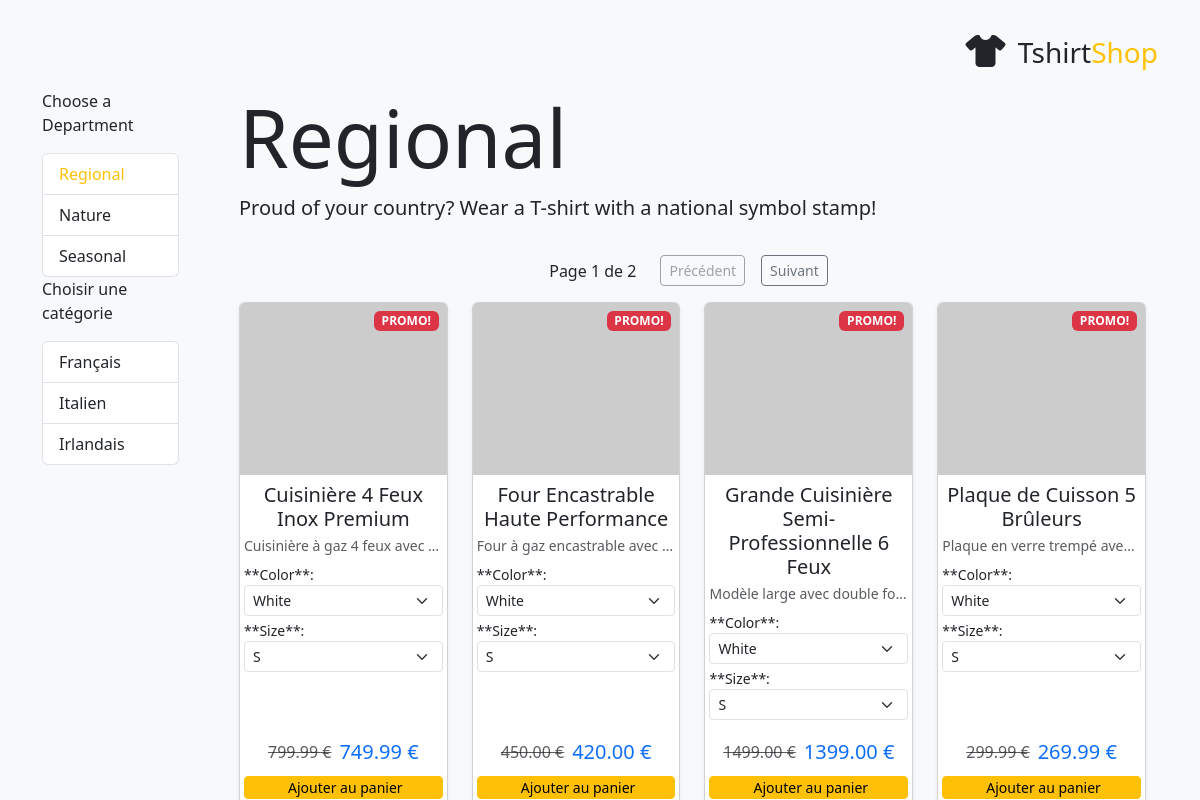
The app's page /index.php?DepartmentId=1 with its own data.
### tables this page shows
CREATE TABLE `department` (
  `department_id` int(11) NOT NULL,
  `name` varchar(100) NOT NULL,
  `description` varchar(1000) DEFAULT NULL
);

CREATE TABLE `category` (
  `category_id` int(11) NOT NULL,
  `department_id` int(11) NOT NULL,
  `name` varchar(100) NOT NULL,
  `description` varchar(1000) DEFAULT NULL
);

CREATE TABLE `product` (
  `product_id` int(11) NOT NULL,
  `name` varchar(100) NOT NULL,
  `description` varchar(1000) NOT NULL,
  `price` decimal(10,2) NOT NULL,
  `discounted_price` decimal(10,2) NOT NULL DEFAULT '0.00',
  `image` varchar(150) DEFAULT NULL,
  `image_2` varchar(150) DEFAULT NULL,
  `thumbnail` varchar(150) DEFAULT NULL,
  `display` smallint(6) NOT NULL DEFAULT '0'
);

CREATE TABLE `attribute` (
  `attribute_id` int(11) NOT NULL,
  `name` varchar(100) NOT NULL
);

CREATE TABLE `attribute_value` (
  `attribute_value_id` int(11) NOT NULL,
  `attribute_id` int(11) NOT NULL,
  `value` varchar(100) NOT NULL
);

### presentation/templates_c/%%10^108^1083067C%%products_list.tpl.php (the view, shortened to what the rows shown need)
<?php echo smarty_function_load_presentation_object(array('filename' => 'products_list','assign' => 'obj'), $this);?>
<?php if ($this->_tpl_vars['obj']->mrTotalPages > 1): ?>
    <p class="d-flex justify-content-center align-items-center my-3">
        <span class="me-3">Page <?php echo $this->_tpl_vars['obj']->mPage; ?>
 de <?php echo $this->_tpl_vars['obj']->mrTotalPages; ?>
</span>
        <span class="mx-2">
            <?php if ($this->_tpl_vars['obj']->mLinkToPreviousPage): ?>
                <a href="<?php echo $this->_tpl_vars['obj']->mLinkToPreviousPage; ?>
" class="btn btn-outline-secondary btn-sm">Précédent</a>
            <?php else: ?>
                <span class="btn btn-outline-secondary btn-sm disabled">Précédent</span>
            <?php endif; ?>
        </span>
        <span class="mx-2">
            <?php if ($this->_tpl_vars['obj']->mLinkToNextPage): ?>
                <a href="<?php echo $this->_tpl_vars['obj']->mLinkToNextPage; ?>
" class="btn btn-outline-secondary btn-sm">Suivant</a>
            <?php else: ?>
                <span class="btn btn-outline-secondary btn-sm disabled">Suivant</span>
            <?php endif; ?>
        </span>
    </p>
<?php endif; ?>
<?php if ($this->_tpl_vars['obj']->mProducts): ?>
        <div class="row row-cols-1 row-cols-sm-2 row-cols-md-3 row-cols-lg-4 g-4">
        <?php unset($this->_sections['k']);
$this->_sections['k']['name'] = 'k';
$this->_sections['k']['loop'] = is_array($_loop=$this->_tpl_vars['obj']->mProducts) ? count($_loop) : max(0, (int)$_loop); unset($_loop);
$this->_sections['k']['show'] = true;
$this->_sections['k']['max'] = $this->_sections['k']['loop'];
$this->_sections['k']['step'] = 1;
$this->_sections['k']['start'] = $this->_sections['k']['step'] > 0 ? 0 : $this->_sections['k']['loop']-1;
if ($this->_sections['k']['show']) {
    $this->_sections['k']['total'] = $this->_sections['k']['loop'];
} else
    $this->_sections['k']['total'] = 0;
if ($this->_sections['k']['show']):
            for ($this->_sections['k']['index'] = $this->_sections['k']['start'], $this->_sections['k']['iteration'] = 1;
                 $this->_sections['k']['iteration'] <= $this->_sections['k']['total'];
                 $this->_sections['k']['index'] += $this->_sections['k']['step'], $this->_sections['k']['iteration']++):
$this->_sections['k']['rownum'] = $this->_sections['k']['iteration'];
$this->_sections['k']['index_prev'] = $this->_sections['k']['index'] - $this->_sections['k']['step'];
$this->_sections['k']['index_next'] = $this->_sections['k']['index'] + $this->_sections['k']['step'];
$this->_sections['k']['first']      = ($this->_sections['k']['iteration'] == 1);
$this->_sections['k']['last']       = ($this->_sections['k']['iteration'] == $this->_sections['k']['total']);
?>
                        <div class="col">
                <div class="card h-100 shadow-sm product-card-custom">
                                        <div class="position-relative">
                        <?php if ($this->_tpl_vars['obj']->mProducts[$this->_sections['k']['index']]['thumbnail'] != ""): ?>
                            <a href="<?php echo $this->_tpl_vars['obj']->mProducts[$this->_sections['k']['index']]['link_to_product']; ?>
">
                                                                                                <img src="https://placehold.co/600x500" class="card-img-top" alt="T-Shirt Placeholder">
                            </a>
                                                        <?php if ($this->_tpl_vars['obj']->mProducts[$this->_sections['k']['index']]['discounted_price'] != 0 && $this->_tpl_vars['obj']->mProducts[$this->_sections['k']['index']]['price'] > $this->_tpl_vars['obj']->mProducts[$this->_sections['k']['index']]['discounted_price']): ?>
                                <span class="badge bg-danger position-absolute top-0 end-0 mt-2 me-2">
                                    PROMO!
                                </span>
                            <?php endif; ?>
                        <?php endif; ?>
                    </div>
                                        <div class="card-body d-flex flex-column text-center m-0 p-1">
                        <h5 class="card-title fs-5 m-1">
                            <a href="<?php echo $this->_tpl_vars['obj']->mProducts[$this->_sections['k']['index']]['link_to_product']; ?>
" class="text-decoration-none text-dark">
                                <?php echo $this->_tpl_vars['obj']->mProducts[$this->_sections['k']['index']]['name']; ?>
                            </a>
                        </h5>
                        <p class="card-text text-muted small text-truncate m-0">
                            <?php echo $this->_tpl_vars['obj']->mProducts[$this->_sections['k']['index']]['description']; ?>
                        </p>
                                                <p class="attributes text-start small mt-2">
                                                <?php unset($this->_sections['l']);
$this->_sections['l']['name'] = 'l';
$this->_sections['l']['loop'] = is_array($_loop=$this->_tpl_vars['obj']->mProducts[$this->_sections['k']['index']]['attributes']) ? count($_loop) : max(0, (int)$_loop); unset($_loop);
$this->_sections['l']['show'] = true;
$this->_sections['l']['max'] = $this->_sections['l']['loop'];
$this->_sections['l']['step'] = 1;
$this->_sections['l']['start'] = $this->_sections['l']['step'] > 0 ? 0 : $this->_sections['l']['loop']-1;
if ($this->_sections['l']['show']) {
    $this->_sections['l']['total'] = $this->_sections['l']['loop'];
} else
    $this->_sections['l']['total'] = 0;
if ($this->_sections['l']['show']):
            for ($this->_sections['l']['index'] = $this->_sections['l']['start'], $this->_sections['l']['iteration'] = 1;
                 $this->_sections['l']['iteration'] <= $this->_sections['l']['total'];
                 $this->_sections['l']['index'] += $this->_sections['l']['step'], $this->_sections['l']['iteration']++):
$this->_sections['l']['rownum'] = $this->_sections['l']['iteration'];
$this->_sections['l']['index_prev'] = $this->_sections['l']['index'] - $this->_sections['l']['step'];
$this->_sections['l']['index_next'] = $this->_sections['l']['index'] + $this->_sections['l']['step'];
$this->_sections['l']['first']      = ($this->_sections['l']['iteration'] == 1);
$this->_sections['l']['last']       = ($this->_sections['l']['iteration'] == $this->_sections['l']['total']);
?>
                                                        <?php if ($this->_sections['l']['first'] || $this->_tpl_vars['obj']->mProducts[$this->_sections['k']['index']]['attributes'][$this->_sections['l']['index']]['attribute_name'] !== $this->_tpl_vars['obj']->mProducts[$this->_sections['k']['index']]['attributes'][$this->_sections['l']['index_prev']]['attribute_name']): ?>
                                **<?php echo $this->_tpl_vars['obj']->mProducts[$this->_sections['k']['index']]['attributes'][$this->_sections['l']['index']]['attribute_name']; ?>
**:
                                <select name="attr_<?php echo $this->_tpl_vars['obj']->mProducts[$this->_sections['k']['index']]['attributes'][$this->_sections['l']['index']]['attribute_name']; ?>
" class="form-select form-select-sm mb-1">
                            <?php endif; ?>
                                                        <option value="<?php echo $this->_tpl_vars['obj']->mProducts[$this->_sections['k']['index']]['attributes'][$this->_sections['l']['index']]['attribute_value']; ?>
">
                                <?php echo $this->_tpl_vars['obj']->mProducts[$this->_sections['k']['index']]['attributes'][$this->_sections['l']['index']]['attribute_value']; ?>
                            </option>
                            <?php if ($this->_sections['l']['last'] || $this->_tpl_vars['obj']->mProducts[$this->_sections['k']['index']]['attributes'][$this->_sections['l']['index']]['attribute_name'] !== $this->_tpl_vars['obj']->mProducts[$this->_sections['k']['index']]['attributes'][$this->_sections['l']['index_next']]['attribute_name']): ?>
                                </select>
                            <?php endif; ?>
                        <?php endfor; endif; ?>
                        </p>
                                                <div class="mt-auto">
                            <div class="price-section d-flex justify-content-center mb-1">
                                <?php if ($this->_tpl_vars['obj']->mProducts[$this->_sections['k']['index']]['discounted_price'] != 0): ?>
                                                                        <span class="text-muted text-decoration-line-through me-2 fs-6"><?php echo ((is_array($_tmp=$this->_tpl_vars['obj']->mProducts[$this->_sections['k']['index']]['price'])) ? $this->_run_mod_handler('string_format', true, $_tmp, "%.2f €") : smarty_modifier_string_format($_tmp, "%.2f €")); ?>
</span>
                                                                        <span class="h5 text-primary fs-5"><?php echo ((is_array($_tmp=$this->_tpl_vars['obj']->mProducts[$this->_sections['k']['index']]['discounted_price'])) ? $this->_run_mod_handler('string_format', true, $_tmp, "%.2f €") : smarty_modifier_string_format($_tmp, "%.2f €")); ?>
</span>
                                <?php else: ?>
                                                                        <span class="h5 text-primary fs-5"><?php echo ((is_array($_tmp=$this->_tpl_vars['obj']->mProducts[$this->_sections['k']['index']]['price'])) ? $this->_run_mod_handler('string_format', true, $_tmp, "%.2f €") : smarty_modifier_string_format($_tmp, "%.2f €")); ?>
</span>
                                <?php endif; ?>
                            </div>
                            <button type="button" class="btn btn-warning btn-sm w-100 p-0">
                                <i class="bi bi-cart-plus-fill me-1"></i> Ajouter au panier
                            </button>
                        </div>
                    </div>
                </div>
            </div>
        <?php endfor; endif; ?>
    </div> <?php endif; ?>

### presentation/templates_c/%%A5^A5A^A5A1C73D%%departments_list.tpl.php (shortened to what the rows shown need)
<?php echo smarty_function_load_presentation_object(array('filename' => 'departments_list','assign' => 'obj'), $this);?>
<div class="box">
  <ul class="list-group">
        <?php unset($this->_sections['i']);
$this->_sections['i']['name'] = 'i';
$this->_sections['i']['loop'] = is_array($_loop=$this->_tpl_vars['obj']->mDepartments) ? count($_loop) : max(0, (int)$_loop); unset($_loop);
$this->_sections['i']['show'] = true;
$this->_sections['i']['max'] = $this->_sections['i']['loop'];
$this->_sections['i']['step'] = 1;
$this->_sections['i']['start'] = $this->_sections['i']['step'] > 0 ? 0 : $this->_sections['i']['loop']-1;
if ($this->_sections['i']['show']) {
    $this->_sections['i']['total'] = $this->_sections['i']['loop'];
} else
    $this->_sections['i']['total'] = 0;
if ($this->_sections['i']['show']):
            for ($this->_sections['i']['index'] = $this->_sections['i']['start'], $this->_sections['i']['iteration'] = 1;
                 $this->_sections['i']['iteration'] <= $this->_sections['i']['total'];
                 $this->_sections['i']['index'] += $this->_sections['i']['step'], $this->_sections['i']['iteration']++):
$this->_sections['i']['rownum'] = $this->_sections['i']['iteration'];
$this->_sections['i']['index_prev'] = $this->_sections['i']['index'] - $this->_sections['i']['step'];
$this->_sections['i']['index_next'] = $this->_sections['i']['index'] + $this->_sections['i']['step'];
$this->_sections['i']['first']      = ($this->_sections['i']['iteration'] == 1);
$this->_sections['i']['last']       = ($this->_sections['i']['iteration'] == $this->_sections['i']['total']);
?>
      <li class="list-group-item list-group-item-action">
                <a <?php echo $this->_tpl_vars['selected']; ?>
 href="<?php echo $this->_tpl_vars['obj']->mDepartments[$this->_sections['i']['index']]['link_to_department']; ?>
" class="text-decoration-none text-dark">
          <?php echo $this->_tpl_vars['obj']->mDepartments[$this->_sections['i']['index']]['name']; ?>
        </a>
      </li>
    <?php endfor; endif; ?>
  </ul>
</div>

### presentation/templates_c/%%D3^D37^D37CBFF6%%categories_list.tpl.php (shortened to what the rows shown need)
<?php echo smarty_function_load_presentation_object(array('filename' => 'categories_list','assign' => 'obj'), $this);?>
<div class="box">
  <ul class="list-group">
  <?php unset($this->_sections['i']);
$this->_sections['i']['name'] = 'i';
$this->_sections['i']['loop'] = is_array($_loop=$this->_tpl_vars['obj']->mCategories) ? count($_loop) : max(0, (int)$_loop); unset($_loop);
$this->_sections['i']['show'] = true;
$this->_sections['i']['max'] = $this->_sections['i']['loop'];
$this->_sections['i']['step'] = 1;
$this->_sections['i']['start'] = $this->_sections['i']['step'] > 0 ? 0 : $this->_sections['i']['loop']-1;
if ($this->_sections['i']['show']) {
    $this->_sections['i']['total'] = $this->_sections['i']['loop'];
} else
    $this->_sections['i']['total'] = 0;
if ($this->_sections['i']['show']):
            for ($this->_sections['i']['index'] = $this->_sections['i']['start'], $this->_sections['i']['iteration'] = 1;
                 $this->_sections['i']['iteration'] <= $this->_sections['i']['total'];
                 $this->_sections['i']['index'] += $this->_sections['i']['step'], $this->_sections['i']['iteration']++):
$this->_sections['i']['rownum'] = $this->_sections['i']['iteration'];
$this->_sections['i']['index_prev'] = $this->_sections['i']['index'] - $this->_sections['i']['step'];
$this->_sections['i']['index_next'] = $this->_sections['i']['index'] + $this->_sections['i']['step'];
$this->_sections['i']['first']      = ($this->_sections['i']['iteration'] == 1);
$this->_sections['i']['last']       = ($this->_sections['i']['iteration'] == $this->_sections['i']['total']);
?>
    <li class="list-group-item list-group-item-action">
      <a <?php echo $this->_tpl_vars['selected']; ?>
 href="<?php echo $this->_tpl_vars['obj']->mCategories[$this->_sections['i']['index']]['link_to_category']; ?>
" class="text-decoration-none text-dark">
        <?php echo $this->_tpl_vars['obj']->mCategories[$this->_sections['i']['index']]['name']; ?>
      </a>
    </li>
  <?php endfor; endif; ?>
  </ul>
</div>

### presentation/templates_c/%%69^691^6917ADC1%%department.tpl.php (shortened to what the rows shown need)
<?php echo smarty_function_load_presentation_object(array('filename' => 'department','assign' => 'obj'), $this);?>
<h1 class="display-1"><?php echo $this->_tpl_vars['obj']->mName; ?>
</h1>
<p class="lead"><?php echo $this->_tpl_vars['obj']->mDescription; ?>
</p>
<?php $_smarty_tpl_vars = $this->_tpl_vars;
$this->_smarty_include(array('smarty_include_tpl_file' => "products_list.tpl", 'smarty_include_vars' => array()));
 ?>

### records on screen
department: name "Regional", description "Proud of your country? Wear a T-shirt with a national symbol stamp!"
department: name "Nature"
department: name "Seasonal"
category: name "Français"
category: name "Italien"
category: name "Irlandais"
product: product_id "1", display "2", shows "PROMO!", name "Cuisinière 4 Feux Inox Premium", _sections "Cuisinière à gaz 4 feux avec…", name "White", name "S", price "799.99 €", discounted_price "749.99 €"
attribute: name "Color"
attribute: name "Size"
product: shows "PROMO!", name "Four Encastrable Haute Performance", _sections "Four à gaz encastrable avec…", name "White", name "S", price "450.00 €", discounted_price "420.00 €"
product: shows "PROMO!", name "Grande Cuisinière Semi-Professionnelle 6 Feux", _sections "Modèle large avec double fo…", name "White", name "S", price "1499.00 €", discounted_price "1399.00 €"
product: shows "PROMO!", name "Plaque de Cuisson 5 Brûleurs", _sections "Plaque en verre trempé ave…", name "White", name "S", price "299.99 €", discounted_price "269.99 €"
